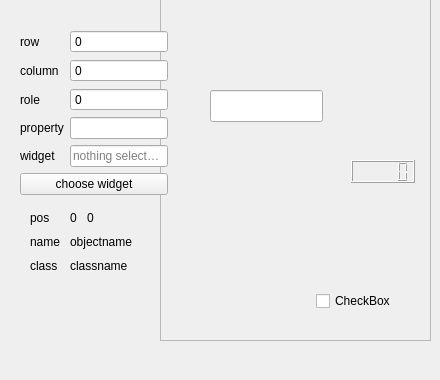
               <widget class="QWidget" name="tab">
                <attribute name="title">
                 <string>Tab 1</string>
                </attribute>
                <widget class="QFrame" name="frame">
                 <property name="geometry">
                  <rect>
                   <x>160</x>
                   <y>-30</y>
                   <width>271</width>
                   <height>371</height>
                  </rect>
                 </property>
                 <property name="styleSheet">
                  <string notr="true">QFrame &gt; QWidget {
    border: 1px solid #af2110;
}</string>
                 </property>
                 <property name="frameShape">
                  <enum>QFrame::StyledPanel</enum>
                 </property>
                 <property name="frameShadow">
                  <enum>QFrame::Raised</enum>
                 </property>
                 <widget class="QLabel" name="label">
                  <property name="geometry">
                   <rect>
                    <x>40</x>
                    <y>30</y>
                    <width>191</width>
                    <height>71</height>
                   </rect>
                  </property>
                  <property name="text">
                   <string/>
                  </property>
                 </widget>
                 <widget class="QLineEdit" name="lineEdit">
                  <property name="geometry">
                   <rect>
                    <x>50</x>
                    <y>120</y>
                    <width>113</width>
                    <height>32</height>
                   </rect>
                  </property>
                 </widget>
                 <widget class="QLCDNumber" name="lcdNumber">
                  <property name="geometry">
                   <rect>
                    <x>191</x>
                    <y>190</y>
                    <width>64</width>
                    <height>23</height>
                   </rect>
                  </property>
                 </widget>
                 <widget class="QCheckBox" name="checkBox">
                  <property name="geometry">
                   <rect>
                    <x>156</x>
                    <y>320</y>
                    <width>88</width>
                    <height>22</height>
                   </rect>
                  </property>
                  <property name="text">
                   <string>CheckBox</string>
                  </property>
                 </widget>
                 <widget class="QLabel" name="label_2">
                  <property name="geometry">
                   <rect>
                    <x>30</x>
                    <y>160</y>
                    <width>161</width>
                    <height>161</height>
                   </rect>
                  </property>
                  <property name="text">
                   <string/>
                  </property>
                  <property name="scaledContents">
                   <bool>true</bool>
                  </property>
                 </widget>
                </widget>
                <widget class="QWidget" name="layoutWidget">
                 <property name="geometry">
                  <rect>
                   <x>20</x>
                   <y>30</y>
                   <width>148</width>
                   <height>253</height>
                  </rect>
                 </property>
                 <layout class="QFormLayout" name="formLayout">
                  <item row="0" column="0">
                   <widget class="QLabel" name="label_5">
                    <property name="text">
                     <string>row</string>
                    </property>
                   </widget>
                  </item>
                  <item row="0" column="1">
                   <widget class="QSpinBox" name="edit_row">
                    <property name="buttonSymbols">
                     <enum>QAbstractSpinBox::NoButtons</enum>
                    </property>
                   </widget>
                  </item>
                  <item row="1" column="0">
                   <widget class="QLabel" name="label_4">
                    <property name="text">
                     <string>column</string>
                    </property>
                   </widget>
                  </item>
                  <item row="1" column="1">
                   <widget class="QSpinBox" name="edit_col">
                    <property name="buttonSymbols">
                     <enum>QAbstractSpinBox::NoButtons</enum>
                    </property>
                   </widget>
                  </item>
                  <item row="2" column="0">
                   <widget class="QLabel" name="label_3">
                    <property name="text">
                     <string>role</string>
                    </property>
                   </widget>
                  </item>
                  <item row="2" column="1">
                   <widget class="QSpinBox" name="edit_role">
                    <property name="buttonSymbols">
                     <enum>QAbstractSpinBox::NoButtons</enum>
                    </property>
                   </widget>
                  </item>
                  <item row="3" column="0">
                   <widget class="QLabel" name="label_7">
                    <property name="text">
                     <string>property</string>
                    </property>
                   </widget>
                  </item>
                  <item row="3" column="1">
                   <widget class="QLineEdit" name="edit_property"/>
                  </item>
                  <item row="4" column="0">
                   <widget class="QLabel" name="label_6">
                    <property name="text">
                     <string>widget</string>
                    </property>
                   </widget>
                  </item>
                  <item row="4" column="1">
                   <widget class="QLineEdit" name="lineEdit_2">
                    <property name="readOnly">
                     <bool>true</bool>
                    </property>
                    <property name="placeholderText">
                     <string notr="true">nothing selected...</string>
                    </property>
                   </widget>
                  </item>
                  <item row="5" column="0" colspan="2">
                   <widget class="QPushButton" name="bttn_go">
                    <property name="text">
                     <string>choose widget</string>
                    </property>
                   </widget>
                  </item>
                  <item row="6" column="0" colspan="2">
                   <layout class="QGridLayout" name="gridLayout">
                    <property name="leftMargin">
                     <number>10</number>
                    </property>
                    <property name="topMargin">
                     <number>10</number>
                    </property>
                    <property name="rightMargin">
                     <number>10</number>
                    </property>
                    <property name="bottomMargin">
                     <number>10</number>
                    </property>
                    <property name="spacing">
                     <number>10</number>
                    </property>
                    <item row="0" column="3">
                     <spacer name="horizontalSpacer">
                      <property name="orientation">
                       <enum>Qt::Horizontal</enum>
                      </property>
                      <property name="sizeHint" stdset="0">
                       <size>
                        <width>40</width>
                        <height>20</height>
                       </size>
                      </property>
                     </spacer>
                    </item>
                    <item row="1" column="1" colspan="3">
                     <widget class="QLabel" name="value_objectname">
                      <property name="text">
                       <string>objectname</string>
                      </property>
                     </widget>
                    </item>
                    <item row="1" column="0">
                     <widget class="QLabel" name="l_objectname">
                      <property name="text">
                       <string>name</string>
                      </property>
                     </widget>
                    </item>
                    <item row="0" column="2" alignment="Qt::AlignLeft">
                     <widget class="QLabel" name="value_y">
                      <property name="text">
                       <string>0</string>
                      </property>
                     </widget>
                    </item>
                    <item row="0" column="0">
                     <widget class="QLabel" name="l_pos">
                      <property name="text">
                       <string>pos</string>
                      </property>
                     </widget>
                    </item>
                    <item row="0" column="1" alignment="Qt::AlignLeft">
                     <widget class="QLabel" name="value_x">
                      <property name="text">
                       <string>0</string>
                      </property>
                     </widget>
                    </item>
                    <item row="2" column="0">
                     <widget class="QLabel" name="l_classname">
                      <property name="text">
                       <string>class</string>
                      </property>
                     </widget>
                    </item>
                    <item row="2" column="1" colspan="3">
                     <widget class="QLabel" name="value_classname">
                      <property name="text">
                       <string>classname</string>
                      </property>
                     </widget>
                    </item>
                   </layout>
                  </item>
                 </layout>
                </widget>
               </widget>
